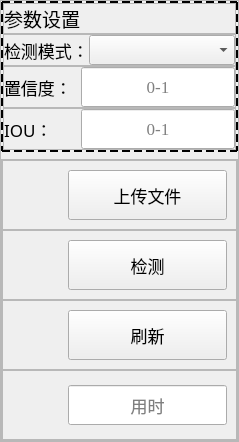
                     <widget class="QFrame" name="frame_38">
                      <property name="sizePolicy">
                       <sizepolicy hsizetype="Expanding" vsizetype="Preferred">
                        <horstretch>2</horstretch>
                        <verstretch>0</verstretch>
                       </sizepolicy>
                      </property>
                      <property name="styleSheet">
                       <string notr="true"/>
                      </property>
                      <property name="frameShape">
                       <enum>QFrame::StyledPanel</enum>
                      </property>
                      <property name="frameShadow">
                       <enum>QFrame::Raised</enum>
                      </property>
                      <layout class="QVBoxLayout" name="verticalLayout_14">
                       <property name="spacing">
                        <number>7</number>
                       </property>
                       <property name="leftMargin">
                        <number>0</number>
                       </property>
                       <property name="topMargin">
                        <number>0</number>
                       </property>
                       <property name="rightMargin">
                        <number>0</number>
                       </property>
                       <property name="bottomMargin">
                        <number>0</number>
                       </property>
                       <item>
                        <widget class="QFrame" name="frame_42">
                         <property name="sizePolicy">
                          <sizepolicy hsizetype="Preferred" vsizetype="Expanding">
                           <horstretch>0</horstretch>
                           <verstretch>4</verstretch>
                          </sizepolicy>
                         </property>
                         <property name="styleSheet">
                          <string notr="true">#frame_42{
	border:2px dashed rgb(0,0,0);
}</string>
                         </property>
                         <property name="frameShape">
                          <enum>QFrame::StyledPanel</enum>
                         </property>
                         <property name="frameShadow">
                          <enum>QFrame::Raised</enum>
                         </property>
                         <layout class="QVBoxLayout" name="verticalLayout_15">
                          <property name="spacing">
                           <number>0</number>
                          </property>
                          <property name="leftMargin">
                           <number>0</number>
                          </property>
                          <property name="topMargin">
                           <number>0</number>
                          </property>
                          <property name="rightMargin">
                           <number>0</number>
                          </property>
                          <property name="bottomMargin">
                           <number>0</number>
                          </property>
                          <item>
                           <widget class="QFrame" name="frame_41">
                            <property name="sizePolicy">
                             <sizepolicy hsizetype="Preferred" vsizetype="Expanding">
                              <horstretch>0</horstretch>
                              <verstretch>1</verstretch>
                             </sizepolicy>
                            </property>
                            <property name="frameShape">
                             <enum>QFrame::StyledPanel</enum>
                            </property>
                            <property name="frameShadow">
                             <enum>QFrame::Raised</enum>
                            </property>
                            <layout class="QHBoxLayout" name="horizontalLayout_33">
                             <property name="spacing">
                              <number>0</number>
                             </property>
                             <property name="leftMargin">
                              <number>0</number>
                             </property>
                             <property name="topMargin">
                              <number>0</number>
                             </property>
                             <property name="rightMargin">
                              <number>0</number>
                             </property>
                             <property name="bottomMargin">
                              <number>0</number>
                             </property>
                             <item alignment="Qt::AlignLeft">
                              <widget class="QLabel" name="label_23">
                               <property name="sizePolicy">
                                <sizepolicy hsizetype="Expanding" vsizetype="Expanding">
                                 <horstretch>1</horstretch>
                                 <verstretch>0</verstretch>
                                </sizepolicy>
                               </property>
                               <property name="font">
                                <font>
                                 <family>方正粗黑宋简体</family>
                                 <pointsize>14</pointsize>
                                </font>
                               </property>
                               <property name="text">
                                <string>参数设置</string>
                               </property>
                              </widget>
                             </item>
                            </layout>
                           </widget>
                          </item>
                          <item>
                           <widget class="QFrame" name="frame_44">
                            <property name="sizePolicy">
                             <sizepolicy hsizetype="Preferred" vsizetype="Expanding">
                              <horstretch>0</horstretch>
                              <verstretch>1</verstretch>
                             </sizepolicy>
                            </property>
                            <property name="frameShape">
                             <enum>QFrame::StyledPanel</enum>
                            </property>
                            <property name="frameShadow">
                             <enum>QFrame::Raised</enum>
                            </property>
                            <layout class="QHBoxLayout" name="horizontalLayout_34">
                             <property name="spacing">
                              <number>0</number>
                             </property>
                             <property name="leftMargin">
                              <number>0</number>
                             </property>
                             <property name="topMargin">
                              <number>0</number>
                             </property>
                             <property name="rightMargin">
                              <number>0</number>
                             </property>
                             <property name="bottomMargin">
                              <number>0</number>
                             </property>
                             <item>
                              <widget class="QLabel" name="label_27">
                               <property name="sizePolicy">
                                <sizepolicy hsizetype="Expanding" vsizetype="Expanding">
                                 <horstretch>1</horstretch>
                                 <verstretch>0</verstretch>
                                </sizepolicy>
                               </property>
                               <property name="font">
                                <font>
                                 <family>方正粗黑宋简体</family>
                                 <pointsize>13</pointsize>
                                </font>
                               </property>
                               <property name="text">
                                <string>检测模式：</string>
                               </property>
                              </widget>
                             </item>
                             <item>
                              <widget class="QComboBox" name="comboBox_DetectMode">
                               <property name="sizePolicy">
                                <sizepolicy hsizetype="Expanding" vsizetype="Fixed">
                                 <horstretch>2</horstretch>
                                 <verstretch>0</verstretch>
                                </sizepolicy>
                               </property>
                               <property name="minimumSize">
                                <size>
                                 <width>0</width>
                                 <height>30</height>
                                </size>
                               </property>
                               <property name="font">
                                <font>
                                 <pointsize>13</pointsize>
                                </font>
                               </property>
                               <item>
                                <property name="text">
                                 <string/>
                                </property>
                               </item>
                               <item>
                                <property name="text">
                                 <string>快速检测</string>
                                </property>
                               </item>
                               <item>
                                <property name="text">
                                 <string>精确检测</string>
                                </property>
                               </item>
                              </widget>
                             </item>
                            </layout>
                           </widget>
                          </item>
                          <item>
                           <widget class="QFrame" name="frame_45">
                            <property name="sizePolicy">
                             <sizepolicy hsizetype="Preferred" vsizetype="Expanding">
                              <horstretch>0</horstretch>
                              <verstretch>1</verstretch>
                             </sizepolicy>
                            </property>
                            <property name="frameShape">
                             <enum>QFrame::StyledPanel</enum>
                            </property>
                            <property name="frameShadow">
                             <enum>QFrame::Raised</enum>
                            </property>
                            <layout class="QHBoxLayout" name="horizontalLayout_35">
                             <property name="spacing">
                              <number>0</number>
                             </property>
                             <property name="leftMargin">
                              <number>0</number>
                             </property>
                             <property name="topMargin">
                              <number>0</number>
                             </property>
                             <property name="rightMargin">
                              <number>0</number>
                             </property>
                             <property name="bottomMargin">
                              <number>0</number>
                             </property>
                             <item>
                              <widget class="QLabel" name="label_29">
                               <property name="sizePolicy">
                                <sizepolicy hsizetype="Expanding" vsizetype="Expanding">
                                 <horstretch>1</horstretch>
                                 <verstretch>0</verstretch>
                                </sizepolicy>
                               </property>
                               <property name="font">
                                <font>
                                 <family>方正粗黑宋简体</family>
                                 <pointsize>13</pointsize>
                                </font>
                               </property>
                               <property name="text">
                                <string>置信度：</string>
                               </property>
                              </widget>
                             </item>
                             <item>
                              <widget class="QLineEdit" name="lineEdit_Confidence">
                               <property name="sizePolicy">
                                <sizepolicy hsizetype="Expanding" vsizetype="Fixed">
                                 <horstretch>2</horstretch>
                                 <verstretch>0</verstretch>
                                </sizepolicy>
                               </property>
                               <property name="minimumSize">
                                <size>
                                 <width>0</width>
                                 <height>40</height>
                                </size>
                               </property>
                               <property name="font">
                                <font>
                                 <family>Times New Roman</family>
                                 <pointsize>13</pointsize>
                                </font>
                               </property>
                               <property name="alignment">
                                <set>Qt::AlignCenter</set>
                               </property>
                               <property name="placeholderText">
                                <string>0-1</string>
                               </property>
                              </widget>
                             </item>
                            </layout>
                           </widget>
                          </item>
                          <item>
                           <widget class="QFrame" name="frame_46">
                            <property name="sizePolicy">
                             <sizepolicy hsizetype="Preferred" vsizetype="Expanding">
                              <horstretch>0</horstretch>
                              <verstretch>1</verstretch>
                             </sizepolicy>
                            </property>
                            <property name="frameShape">
                             <enum>QFrame::StyledPanel</enum>
                            </property>
                            <property name="frameShadow">
                             <enum>QFrame::Raised</enum>
                            </property>
                            <layout class="QHBoxLayout" name="horizontalLayout_36">
                             <property name="spacing">
                              <number>0</number>
                             </property>
                             <property name="leftMargin">
                              <number>0</number>
                             </property>
                             <property name="topMargin">
                              <number>0</number>
                             </property>
                             <property name="rightMargin">
                              <number>0</number>
                             </property>
                             <property name="bottomMargin">
                              <number>0</number>
                             </property>
                             <item>
                              <widget class="QLabel" name="label_31">
                               <property name="sizePolicy">
                                <sizepolicy hsizetype="Expanding" vsizetype="Expanding">
                                 <horstretch>1</horstretch>
                                 <verstretch>0</verstretch>
                                </sizepolicy>
                               </property>
                               <property name="font">
                                <font>
                                 <family>方正粗黑宋简体</family>
                                 <pointsize>13</pointsize>
                                </font>
                               </property>
                               <property name="text">
                                <string>IOU：</string>
                               </property>
                              </widget>
                             </item>
                             <item>
                              <widget class="QLineEdit" name="lineEdit_IOU">
                               <property name="sizePolicy">
                                <sizepolicy hsizetype="Expanding" vsizetype="Fixed">
                                 <horstretch>2</horstretch>
                                 <verstretch>0</verstretch>
                                </sizepolicy>
                               </property>
                               <property name="minimumSize">
                                <size>
                                 <width>0</width>
                                 <height>40</height>
                                </size>
                               </property>
                               <property name="font">
                                <font>
                                 <family>Times New Roman</family>
                                 <pointsize>13</pointsize>
                                </font>
                               </property>
                               <property name="alignment">
                                <set>Qt::AlignCenter</set>
                               </property>
                               <property name="placeholderText">
                                <string>0-1</string>
                               </property>
                              </widget>
                             </item>
                            </layout>
                           </widget>
                          </item>
                         </layout>
                        </widget>
                       </item>
                       <item>
                        <widget class="QFrame" name="frame_43">
                         <property name="sizePolicy">
                          <sizepolicy hsizetype="Preferred" vsizetype="Expanding">
                           <horstretch>0</horstretch>
                           <verstretch>4</verstretch>
                          </sizepolicy>
                         </property>
                         <property name="frameShape">
                          <enum>QFrame::StyledPanel</enum>
                         </property>
                         <property name="frameShadow">
                          <enum>QFrame::Raised</enum>
                         </property>
                         <layout class="QVBoxLayout" name="verticalLayout_16">
                          <property name="spacing">
                           <number>0</number>
                          </property>
                          <property name="leftMargin">
                           <number>0</number>
                          </property>
                          <property name="topMargin">
                           <number>0</number>
                          </property>
                          <property name="rightMargin">
                           <number>0</number>
                          </property>
                          <property name="bottomMargin">
                           <number>0</number>
                          </property>
                          <item>
                           <widget class="QFrame" name="frame_47">
                            <property name="sizePolicy">
                             <sizepolicy hsizetype="Preferred" vsizetype="Expanding">
                              <horstretch>0</horstretch>
                              <verstretch>1</verstretch>
                             </sizepolicy>
                            </property>
                            <property name="frameShape">
                             <enum>QFrame::StyledPanel</enum>
                            </property>
                            <property name="frameShadow">
                             <enum>QFrame::Raised</enum>
                            </property>
                            <layout class="QHBoxLayout" name="horizontalLayout_37">
                             <item>
                              <widget class="QLabel" name="label_32">
                               <property name="sizePolicy">
                                <sizepolicy hsizetype="Expanding" vsizetype="Expanding">
                                 <horstretch>1</horstretch>
                                 <verstretch>0</verstretch>
                                </sizepolicy>
                               </property>
                               <property name="minimumSize">
                                <size>
                                 <width>50</width>
                                 <height>50</height>
                                </size>
                               </property>
                               <property name="maximumSize">
                                <size>
                                 <width>50</width>
                                 <height>50</height>
                                </size>
                               </property>
                               <property name="styleSheet">
                                <string notr="true">border-image: url(:/image/ui_image/上传文件.png);</string>
                               </property>
                               <property name="text">
                                <string/>
                               </property>
                              </widget>
                             </item>
                             <item>
                              <widget class="QPushButton" name="button_UploadFile">
                               <property name="minimumSize">
                                <size>
                                 <width>0</width>
                                 <height>50</height>
                                </size>
                               </property>
                               <property name="font">
                                <font>
                                 <pointsize>13</pointsize>
                                </font>
                               </property>
                               <property name="text">
                                <string>上传文件</string>
                               </property>
                              </widget>
                             </item>
                            </layout>
                           </widget>
                          </item>
                          <item>
                           <widget class="QFrame" name="frame_48">
                            <property name="sizePolicy">
                             <sizepolicy hsizetype="Preferred" vsizetype="Expanding">
                              <horstretch>0</horstretch>
                              <verstretch>1</verstretch>
                             </sizepolicy>
                            </property>
                            <property name="frameShape">
                             <enum>QFrame::StyledPanel</enum>
                            </property>
                            <property name="frameShadow">
                             <enum>QFrame::Raised</enum>
                            </property>
                            <layout class="QHBoxLayout" name="horizontalLayout_38">
                             <item>
                              <widget class="QLabel" name="label_33">
                               <property name="sizePolicy">
                                <sizepolicy hsizetype="Expanding" vsizetype="Expanding">
                                 <horstretch>1</horstretch>
                                 <verstretch>0</verstretch>
                                </sizepolicy>
                               </property>
                               <property name="minimumSize">
                                <size>
                                 <width>50</width>
                                 <height>50</height>
                                </size>
                               </property>
                               <property name="maximumSize">
                                <size>
                                 <width>50</width>
                                 <height>50</height>
                                </size>
                               </property>
                               <property name="styleSheet">
                                <string notr="true">border-image: url(:/image/ui_image/检测.png);</string>
                               </property>
                               <property name="text">
                                <string/>
                               </property>
                              </widget>
                             </item>
                             <item>
                              <widget class="QPushButton" name="button_Detect">
                               <property name="minimumSize">
                                <size>
                                 <width>0</width>
                                 <height>50</height>
                                </size>
                               </property>
                               <property name="font">
                                <font>
                                 <pointsize>13</pointsize>
                                </font>
                               </property>
                               <property name="text">
                                <string>检测</string>
                               </property>
                              </widget>
                             </item>
                            </layout>
                           </widget>
                          </item>
                          <item>
                           <widget class="QFrame" name="frame_49">
                            <property name="sizePolicy">
                             <sizepolicy hsizetype="Preferred" vsizetype="Expanding">
                              <horstretch>0</horstretch>
                              <verstretch>1</verstretch>
                             </sizepolicy>
                            </property>
                            <property name="frameShape">
                             <enum>QFrame::StyledPanel</enum>
                            </property>
                            <property name="frameShadow">
                             <enum>QFrame::Raised</enum>
                            </property>
                            <layout class="QHBoxLayout" name="horizontalLayout_39">
                             <item>
                              <widget class="QLabel" name="label_34">
                               <property name="sizePolicy">
                                <sizepolicy hsizetype="Expanding" vsizetype="Expanding">
                                 <horstretch>1</horstretch>
                                 <verstretch>0</verstretch>
                                </sizepolicy>
                               </property>
                               <property name="minimumSize">
                                <size>
                                 <width>50</width>
                                 <height>50</height>
                                </size>
                               </property>
                               <property name="maximumSize">
                                <size>
                                 <width>50</width>
                                 <height>50</height>
                                </size>
                               </property>
                               <property name="styleSheet">
                                <string notr="true">border-image: url(:/image/ui_image/刷新.png);</string>
                               </property>
                               <property name="text">
                                <string/>
                               </property>
                              </widget>
                             </item>
                             <item>
                              <widget class="QPushButton" name="button_Refresh">
                               <property name="minimumSize">
                                <size>
                                 <width>0</width>
                                 <height>50</height>
                                </size>
                               </property>
                               <property name="font">
                                <font>
                                 <pointsize>13</pointsize>
                                </font>
                               </property>
                               <property name="text">
                                <string>刷新</string>
                               </property>
                              </widget>
                             </item>
                            </layout>
                           </widget>
                          </item>
                          <item>
                           <widget class="QFrame" name="frame_50">
                            <property name="sizePolicy">
                             <sizepolicy hsizetype="Preferred" vsizetype="Expanding">
                              <horstretch>0</horstretch>
                              <verstretch>1</verstretch>
                             </sizepolicy>
                            </property>
                            <property name="frameShape">
                             <enum>QFrame::StyledPanel</enum>
                            </property>
                            <property name="frameShadow">
                             <enum>QFrame::Raised</enum>
                            </property>
                            <layout class="QHBoxLayout" name="horizontalLayout_40">
                             <item>
                              <widget class="QLabel" name="label_35">
                               <property name="sizePolicy">
                                <sizepolicy hsizetype="Expanding" vsizetype="Expanding">
                                 <horstretch>1</horstretch>
                                 <verstretch>0</verstretch>
                                </sizepolicy>
                               </property>
                               <property name="minimumSize">
                                <size>
                                 <width>50</width>
                                 <height>50</height>
                                </size>
                               </property>
                               <property name="maximumSize">
                                <size>
                                 <width>50</width>
                                 <height>50</height>
                                </size>
                               </property>
                               <property name="styleSheet">
                                <string notr="true">border-image: url(:/image/ui_image/实际用时.png);</string>
                               </property>
                               <property name="text">
                                <string/>
                               </property>
                              </widget>
                             </item>
                             <item>
                              <widget class="QLineEdit" name="lineEdit_DetectTime">
                               <property name="sizePolicy">
                                <sizepolicy hsizetype="Expanding" vsizetype="Fixed">
                                 <horstretch>2</horstretch>
                                 <verstretch>0</verstretch>
                                </sizepolicy>
                               </property>
                               <property name="minimumSize">
                                <size>
                                 <width>0</width>
                                 <height>40</height>
                                </size>
                               </property>
                               <property name="font">
                                <font>
                                 <family>Times New Roman</family>
                                 <pointsize>13</pointsize>
                                </font>
                               </property>
                               <property name="alignment">
                                <set>Qt::AlignCenter</set>
                               </property>
                               <property name="placeholderText">
                                <string>用时</string>
                               </property>
                              </widget>
                             </item>
                            </layout>
                           </widget>
                          </item>
                         </layout>
                        </widget>
                       </item>
                      </layout>
                     </widget>
